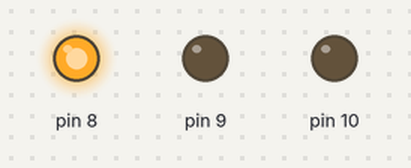
The sketch below on a simulated Arduino Uno, built with avr-gcc and run on an emulated ATmega328P. On the bench: output pins drawn as LEDs (lit = HIGH).

Above: at 0.1 s.
At 3.7 s:
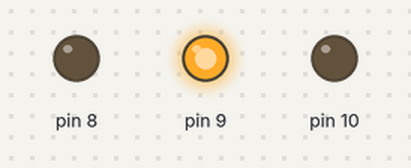
At 7.7 s:
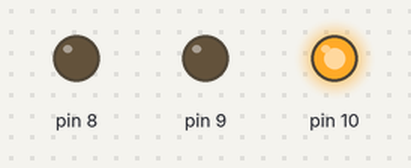
At 15.5 s:
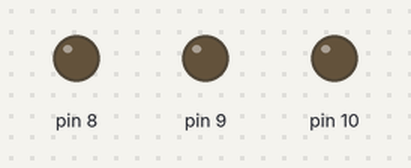
Timing chart, 0 to 15.8 s (numbered marks = the images above):
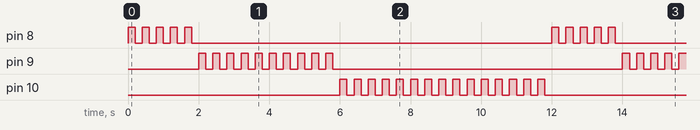

The sketch:

02_led.ino
```cpp
void setup() {
  // put your setup code here, to run once:
pinMode(8,OUTPUT);
pinMode(9,OUTPUT);
pinMode(10,OUTPUT);
}

void loop() {
  // put your main code here, to run repeatedly:

// red led
int var = 0;
while(var < 5)
{
  digitalWrite(8,HIGH);
  delay(200);
  digitalWrite(8,LOW);
  delay(200);

  var++;
}

// blue led
var = 0;
while(var < 10)
{
  digitalWrite(9,HIGH);
  delay(200);
  digitalWrite(9,LOW);
  delay(200);

  var++;
}

// green led
var = 0;
while(var < 15)
{
  digitalWrite(10,HIGH);
  delay(200);
  digitalWrite(10,LOW);
  delay(200);

  var++;
}
}
```

Measured:
- by itself, pin 8: repeats every 12.0 s: 4 × (LOW 0.20 s, HIGH 0.20 s), LOW 10.2 s, HIGH 0.20 s
- by itself, pin 9: repeats every 12.0 s: 9 × (LOW 0.20 s, HIGH 0.20 s), LOW 8.2 s, HIGH 0.20 s
- by itself, pin 10: moves between LOW and HIGH, repeating every 12.0 s
